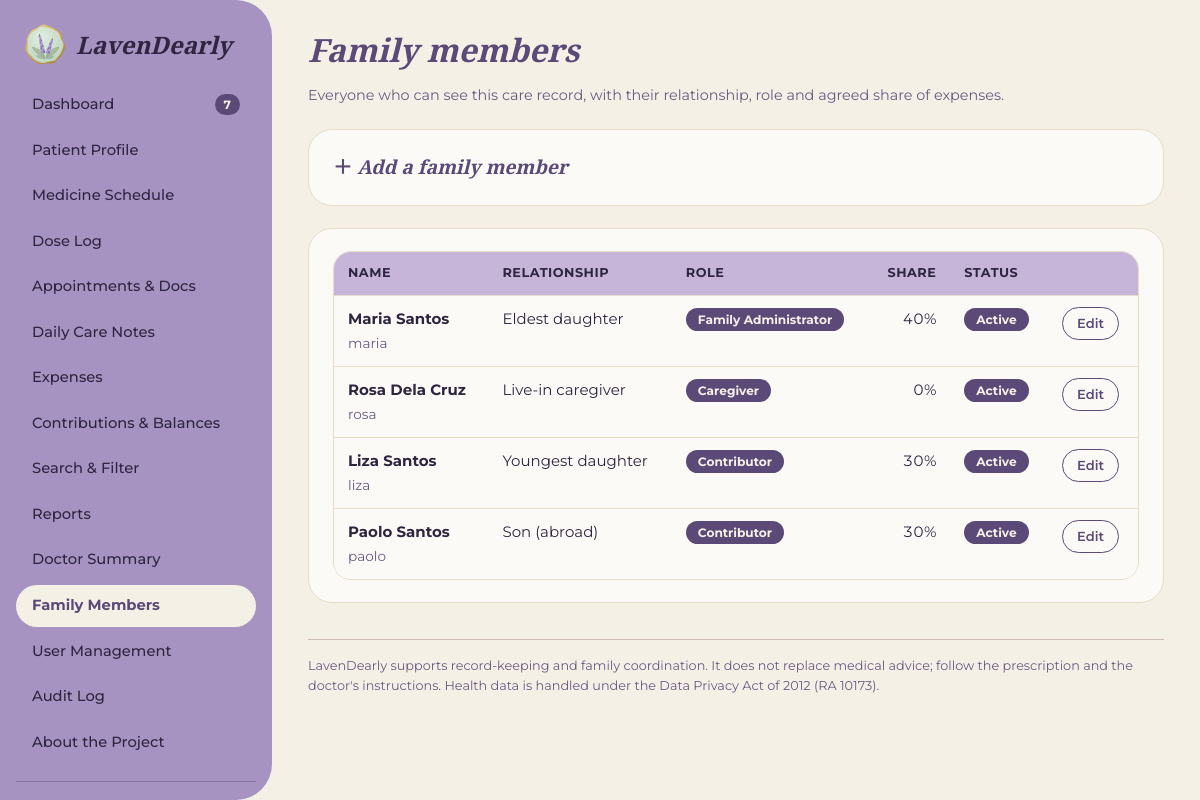
/members.php (signed in), run on the app's committed database.
### tables this page shows
CREATE TABLE users (
  id            INT UNSIGNED AUTO_INCREMENT PRIMARY KEY,
  full_name     VARCHAR(100) NOT NULL,
  username      VARCHAR(40)  NOT NULL UNIQUE,
  email         VARCHAR(120) NOT NULL,
  password_hash VARCHAR(255) NOT NULL,
  role          ENUM('admin','caregiver','contributor') NOT NULL,
  relationship  VARCHAR(60)  NOT NULL DEFAULT '',
  share_percent DECIMAL(5,2) NOT NULL DEFAULT 0 CHECK (share_percent >= 0 AND share_percent <= 100),
  is_active     TINYINT(1)   NOT NULL DEFAULT 1,
  created_at    DATETIME     NOT NULL
);

### includes/functions.php (called while the page is built, shortened)
<?php
require_once __DIR__ . '/../config/db.php';
function e($s): string { return htmlspecialchars((string)$s, ENT_QUOTES, 'UTF-8'); }
function me(): ?array { return $GLOBALS['me'] ?? null; }
function can(string $perm): bool
{
    $u = me();
    return $u && in_array($u['role'], PERMS[$perm] ?? [], true);
}
function role_label(string $r): string
{
    return ['admin' => 'Family Administrator', 'caregiver' => 'Caregiver', 'contributor' => 'Contributor'][$r] ?? $r;
}
function require_login(): array
{
    $st = db()->prepare('SELECT * FROM users WHERE id = ? AND is_active = 1');
    $st->execute([$_SESSION['uid']]);
    $u = $st->fetch();
    return $u;
}

### config/db.php (called while the page is built, shortened)
<?php
function db(): PDO
{
    static $pdo = null;
    if ($pdo === null) {
        try {
            $pdo = new PDO(
                'mysql:host=' . DB_HOST . ';dbname=' . DB_NAME . ';charset=utf8mb4',
                DB_USER,
                DB_PASS,
                [
                    PDO::ATTR_ERRMODE            => PDO::ERRMODE_EXCEPTION,
                    PDO::ATTR_DEFAULT_FETCH_MODE => PDO::FETCH_ASSOC,
                    PDO::ATTR_EMULATE_PREPARES   => false,
                ]
            );
        } catch (PDOException $ex) {
            http_response_code(500);
            exit('<h2 style="font-family:sans-serif">LavenDearly could not connect to the database.</h2>'
                . '<p style="font-family:sans-serif">Start MySQL, import <code>database/lavendearly.sql</code>, '
                . 'and check <code>config/db.php</code>.</p>');
        }
    }
    return $pdo;
}

### members.php (the view, shortened to what this page needs)
<?php
require __DIR__ . '/includes/functions.php';
$me = require_login();
$pdo = db();
$editRow = null;
$members = $pdo->query('SELECT * FROM users ORDER BY is_active DESC, role, full_name')->fetchAll();
include __DIR__ . '/includes/header.php';
?>
<div class="page-head"><div><h1>Family members</h1><p class="muted">Everyone who can see this care record, with their relationship, role and agreed share of expenses.</p></div></div>
<?php if (can('members.manage')): ?>
<details class="card" <?= $editRow ? 'open' : '' ?>>
  <summary><?= $editRow ? 'Edit member' : 'Add a family member' ?></summary>
</details>
<?php endif; ?>
<section class="card">
  <div class="table-wrap"><table>
    <thead><tr><th>Name</th><th>Relationship</th><th>Role</th><th class="num">Share</th><th>Status</th><?php if (can('members.manage')): ?><th></th><?php endif; ?></tr></thead>
    <tbody>
    <?php foreach ($members as $m): ?>
      <tr><td><strong><?= e($m['full_name']) ?></strong><br><span class="muted small"><?= e($m['username']) ?></span></td>
        <td><?= e($m['relationship'] ?: '—') ?></td>
        <td><span class="chip chip-role"><?= e(role_label($m['role'])) ?></span></td>
        <td class="num"><?= rtrim(rtrim(number_format($m['share_percent'], 2), '0'), '.') ?>%</td>
        <td><?= $m['is_active'] ? '<span class="chip chip-given">Active</span>' : '<span class="chip chip-off">Deactivated</span>' ?></td>
        <?php if (can('members.manage')): ?><td><a class="btn btn-sm btn-ghost" href="members.php?edit=<?= (int)$m['id'] ?>">Edit</a></td><?php endif; ?></tr>
    <?php endforeach; ?>
    </tbody>
  </table></div>
</section>
<?php include __DIR__ . '/includes/footer.php'; ?>

### assets/css/style.css (style rules this page uses)
:root { --lav:#C6B5D8; --dusty:#A693C2; --cream:#F5F0E6; --beige:#E7DCC6; --taupe:#CBBEB1; --plum:#5B4A78; --ink:#2F2540; --muted:#6A5A82; --berry:#7D3B5E; --paper:#FCFAF6; --radius:24px; }
* { box-sizing:border-box }
html { scroll-behavior:smooth }
body { margin:0;font-family:'Montserrat',system-ui,-apple-system,Segoe UI,sans-serif;background:var(--cream);color:var(--ink);line-height:1.6;font-size:15px }
h1,h2,h3,h4 { font-family:'Playfair Display',Georgia,serif;font-style:italic;font-weight:700;margin:0 0 .45em;line-height:1.25;color:var(--plum) }
h1 { font-size:2rem }
a { color:var(--plum) }
p { margin:0 0 .9em }
.muted { color:var(--muted);font-size:.9rem }
.small { font-size:.85rem }
.page-head { display:flex;justify-content:space-between;align-items:flex-end;gap:16px;flex-wrap:wrap;margin-bottom:22px }
.page-head p { margin:0 }
.card { background:var(--paper);border:1px solid var(--beige);border-radius:var(--radius);padding:22px 24px;margin-bottom:22px }
.table-wrap { overflow-x:auto;border-radius:18px;border:1px solid var(--beige) }
table { width:100%;border-collapse:collapse;background:var(--paper) }
th { background:var(--lav);color:var(--ink);text-align:left;font-size:.8rem;text-transform:uppercase;letter-spacing:.04em;padding:11px 14px;white-space:nowrap }
td { padding:11px 14px;border-top:1px solid var(--beige);vertical-align:top }
td.num,th.num { text-align:right;font-variant-numeric:tabular-nums }
details.card>summary { cursor:pointer;font-family:'Playfair Display',serif;font-style:italic;font-weight:700;font-size:1.2rem;list-style:none;color:var(--plum) }
details.card>summary::before { content:'＋ ';font-style:normal }
.btn { display:inline-block;border:0;border-radius:999px;padding:10px 22px;background:var(--plum);color:var(--cream);font:inherit;font-weight:600;cursor:pointer;text-decoration:none;transition:filter .15s }
.btn-ghost { background:transparent;color:var(--plum);border:1.5px solid var(--plum) }
.btn-sm { padding:5px 14px;font-size:.82rem }
.chip { display:inline-block;padding:2px 12px;border-radius:999px;font-size:.76rem;font-weight:700;white-space:nowrap }
.chip-given { background:var(--plum);color:var(--cream) }
.chip-role { background:var(--plum);color:var(--cream) }

### data on the page
users: full_name "Maria Santos", username "maria", relationship "Eldest daughter", role "Family Administrator", share_percent "40", is_active "Active"
users: full_name "Rosa Dela Cruz", username "rosa", relationship "Live-in caregiver", role "Caregiver", share_percent "0", is_active "Active"
users: full_name "Liza Santos", username "liza", relationship "Youngest daughter", role "Contributor", share_percent "30", is_active "Active"
users: full_name "Paolo Santos", username "paolo", relationship "Son (abroad)", role "Contributor", share_percent "30", is_active "Active"

### other printed values
$label "Dashboard"
$label "Patient Profile"
$label "Medicine Schedule"
$label "Dose Log"
$label "Appointments & Docs"
$label "Daily Care Notes"
$label "Expenses"
$label "Contributions & Balances"
$label "Search & Filter"
$label "Reports"
$label "Doctor Summary"
$label "Family Members"
$label "User Management"
$label "Audit Log"
$label "About the Project"
